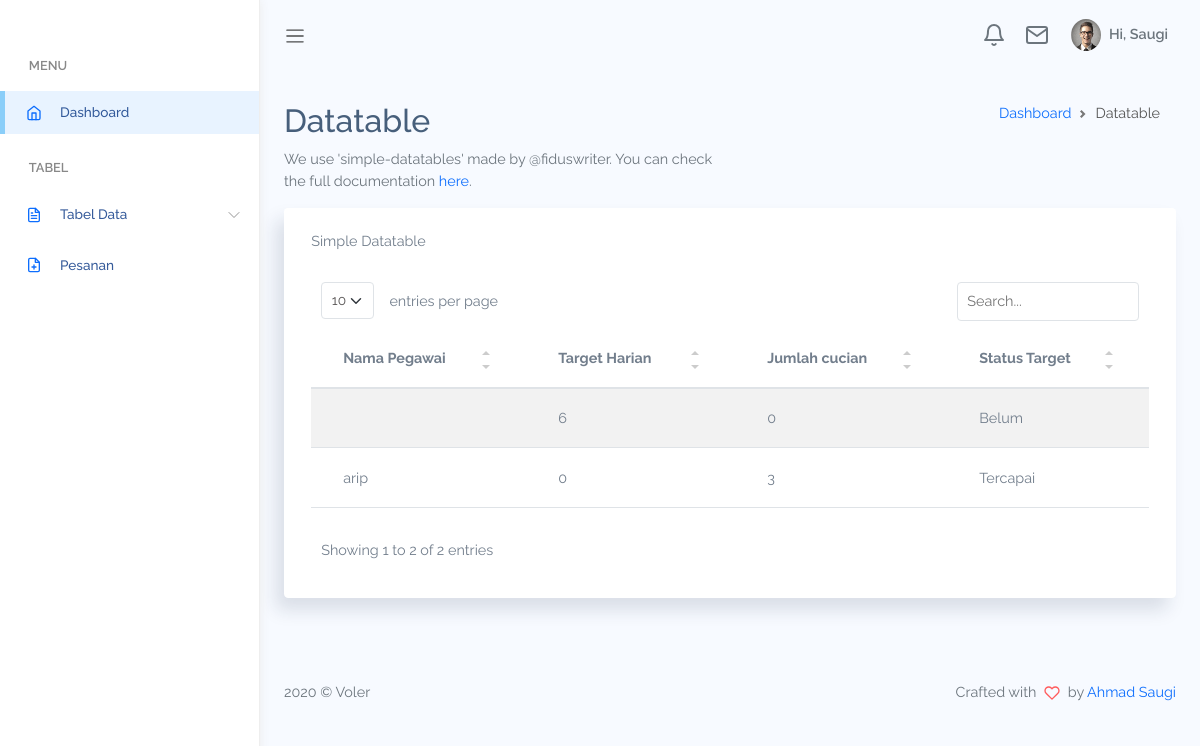
/voler-master/docs/statistik.php, run on the app's committed database.
### tables this page shows
CREATE TABLE `user_login` (
  `id_user` int(22) NOT NULL,
  `nama` varchar(255) NOT NULL,
  `alamat` varchar(500) NOT NULL,
  `no_hp` varchar(20) NOT NULL,
  `username` varchar(255) NOT NULL,
  `password` varchar(255) NOT NULL,
  `level_user` varchar(25) NOT NULL,
  `target_harian` int(11) NOT NULL,
  `jumlah_cucian` int(11) NOT NULL,
  `status_target` varchar(255) NOT NULL,
  `total_cucian` int(11) NOT NULL,
  `lat` varchar(250) DEFAULT NULL,
  `lon` varchar(250) DEFAULT NULL
);

### voler-master/docs/statistik.php (the view, shortened to what this page needs)
<?php
include(__DIR__ . '/../../include/Connection.php');
?>
<!DOCTYPE html>
<html lang="en">
<head>
    <link rel="stylesheet" href="assets/css/bootstrap.css">
<link rel="stylesheet" href="assets/vendors/simple-datatables/style.css">
    <link rel="stylesheet" href="assets/vendors/perfect-scrollbar/perfect-scrollbar.css">
    <link rel="stylesheet" href="assets/css/app.css">
</head>
<body>
    <div id="app">
        <div id="sidebar" class='active'>
            <div class="sidebar-wrapper active">
    <div class="sidebar-menu">
        <ul class="menu">
                <li class='sidebar-title'>Menu</li>
                <li class="sidebar-item active ">
                    <a href="index.php" class='sidebar-link'>
                        <i data-feather="home" width="20"></i>
                        <span>Dashboard</span>
                    </a>
                </li>
                <li class='sidebar-title'>Tabel</li>
                <li class="sidebar-item  has-sub">
                    <a href="#" class='sidebar-link'>
                        <i data-feather="file-text" width="20"></i>
                        <span>Tabel Data</span>
                    </a>
                <li class="sidebar-item  ">
                    <a href="pesanan.php" class='sidebar-link'>
                        <i data-feather="file-plus" width="20"></i>
                        <span>Pesanan</span>
                    </a>
                </li>
    </div>
</div>
        <div id="main">
            <nav class="navbar navbar-header navbar-expand navbar-light">
                <a class="sidebar-toggler" href="#"><span class="navbar-toggler-icon"></span></a>
                <div class="collapse navbar-collapse" id="navbarSupportedContent">
                    <ul class="navbar-nav d-flex align-items-center navbar-light ml-auto">
                        <li class="dropdown nav-icon">
                            <a href="#" data-toggle="dropdown" class="nav-link  dropdown-toggle nav-link-lg nav-link-user">
                                <div class="d-lg-inline-block">
                                    <i data-feather="bell"></i>
                                </div>
                            </a>
                        </li>
                        <li class="dropdown nav-icon mr-2">
                            <a href="#" data-toggle="dropdown" class="nav-link  dropdown-toggle nav-link-lg nav-link-user">
                                <div class="d-lg-inline-block">
                                    <i data-feather="mail"></i>
                                </div>
                            </a>
                        </li>
                        <li class="dropdown">
                            <a href="#" data-toggle="dropdown" class="nav-link dropdown-toggle nav-link-lg nav-link-user">
                                <div class="avatar mr-1">
                                    <img src="assets/images/avatar/avatar-s-1.png" alt="" srcset="">
                                </div>
                                <div class="d-none d-md-block d-lg-inline-block">Hi, Saugi</div>
                            </a>
                        </li>
                    </ul>
                </div>
            </nav>
<div class="main-content container-fluid">
    <div class="page-title">
        <div class="row">
            <div class="col-12 col-md-6 order-md-1 order-last">
                <h3>Datatable</h3>
                <p class="text-subtitle text-muted">We use 'simple-datatables' made by @fiduswriter. You can check the full documentation <a href="https://github.com/fiduswriter/Simple-DataTables/wiki">here</a>.</p>
            </div>
            <div class="col-12 col-md-6 order-md-2 order-first">
                <nav aria-label="breadcrumb" class='breadcrumb-header'>
                    <ol class="breadcrumb">
                        <li class="breadcrumb-item"><a href="index.php">Dashboard</a></li>
                        <li class="breadcrumb-item active" aria-current="page">Datatable</li>
                    </ol>
                </nav>
            </div>
        </div>
    </div>
    <section class="section">
        <div class="card">
            <div class="card-header">
                Simple Datatable
            </div>
            <div class="card-body">
                <table class='table table-striped' id="table1">
                    <thead>
                        <tr>
                            <th>Nama Pegawai</th>
                            <th>Target Harian</th>
                            <th>Jumlah cucian</th>
                            <th>Status Target</th>
                        </tr>
                    </thead>
                    <tbody>
                    <?php
                $sql="SELECT * FROM user_login WHERE level_user = 'pegawai'";
                $result = $db->query($sql);
                if ($result->num_rows > 0) {
                  while ($row = $result->fetch_assoc()) {
                    $sql2="SELECT COUNT(*) as count FROM pesanan WHERE nama_pegawai = '$row[nama]'";
                    $result2 = $db->query($sql2);
                    $row2 = $result2->fetch_assoc();
                    $count = $row2['count'];
                    $statusTargetTercapai = null;
                    if($count > $row['target_harian']) {
                        $statusTargetTercapai = 'Tercapai';
                    }else{
                        $statusTargetTercapai = 'Belum';
                    }
                    echo "<tr>";
                    echo "<td>" . $row["nama"] . "</td>";
                    echo "<td>" . $row["target_harian"] . "</td>";
                    echo "<td>" . $count . "</td>";
                    echo "<td>" . $statusTargetTercapai . "</td>";
                    }
                    echo "</tr>";
                  }
                ?>
                    </tbody>
                </table>
            </div>
        </div>
    </section>
</div>
            <footer>
                <div class="footer clearfix mb-0 text-muted">
                    <div class="float-left">
                        <p>2020 &copy; Voler</p>
                    </div>
                    <div class="float-right">
                        <p>Crafted with <span class='text-danger'><i data-feather="heart"></i></span> by <a href="http://ahmadsaugi.com">Ahmad Saugi</a></p>
                    </div>
                </div>
            </footer>
        </div>
    </div>
</body>
</html>

### voler-master/docs/assets/css/app.css (style rules this page uses)
* { font-family: "Raleway"; }
#app { position: relative; }
#main { margin-left: 260px; background-color: #F7FAFF; min-height: 100vh; transition: margin-left 0.6s ease-out; }
#main .main-content { padding: 2rem 1.5rem; }
#main .main-content .page-title h3 { font-size: 2rem; }
#main .main-content .text-subtitle { font-size: 0.9rem; }
.breadcrumb-header .breadcrumb { justify-content: flex-end; }
a { text-decoration: none; outline: 0; }
svg.feather, i { font-size: 14px; height: 1rem; }
footer { padding: 1rem 1.5rem; }
.avatar { display: inline-flex; border-radius: 50%; text-align: center; vertical-align: middle; position: relative; }
.avatar img { width: 32px; height: 32px; border-radius: 50%; }
.dropdown-toggle:after { color: #fff; }
#sidebar.active .sidebar-wrapper { left: 0; }
.sidebar-wrapper { width: 260px; height: 100vh; position: fixed; top: 0; z-index: 10; background-color: #fff; bottom: 0; border-right: 1px solid #eee; box-shadow: 0 0 10px #ececec; left: -260px; transition: left 0.6s ease-out; }
.sidebar-wrapper .menu { padding-left: 0; margin-top: 2rem; }
.sidebar-wrapper .menu .sidebar-title { padding: 1.5rem 1.8rem 0.5rem; font-size: 0.8rem; font-weight: 600; color: #888; text-transform: uppercase; }
.sidebar-wrapper .menu .sidebar-link { display: block; padding: 0.7rem 1.5rem; font-size: 0.85rem; display: flex; align-items: center; transition: all 0.5s; }
.sidebar-wrapper .menu .sidebar-link > span { color: #053382; font-weight: 500; margin-left: 1rem; opacity: 0.8; }
.sidebar-wrapper .menu .sidebar-item { list-style: none; margin-top: 0.5rem; position: relative; }
.sidebar-wrapper .menu .sidebar-item.has-sub .sidebar-link:after { position: absolute; color: #ccc; right: 15px; top: 12px; display: block; }
.sidebar-wrapper .menu .sidebar-item.active .sidebar-link { background-color: #e8f3ff; }
.sidebar-wrapper .menu .sidebar-item.active .sidebar-link:before { content: ""; position: absolute; left: 0; height: 100%; top: 0; bottom: 0; background-color: rgba(46, 170, 244, 0.5); width: 5px; }
.card { box-shadow: -8px 12px 18px 0 rgba(25, 42, 70, 0.13); margin-bottom: 2.2rem; }
.card .card-header { border: none; }
.card .card-header ~ .card-body { padding-top: 0; }
.card .card-body { padding: 1.4rem 1.7rem; }
.navbar { height: 70px; padding: 1.5rem; }
.navbar .nav-link-user img { width: 30px; }
.navbar.navbar-header li { display: flex; align-items: center; }
.navbar.navbar-header li.nav-icon { margin-right: 0.4rem; }
.navbar.navbar-header li.nav-icon .nav-link { display: block; padding: 0.4rem; border-radius: 50%; }
.navbar.navbar-header .dropdown > a { color: #6c757d; font-weight: 600; }
.navbar.navbar-header .dropdown > a svg { height: 24px; width: 24px; }
.navbar.navbar-header .dropdown > a:after { display: none; }
.table td, .dataTable-table td, .table thead th, .dataTable-table thead th { vertical-align: middle; }
.table thead th, .dataTable-table thead th { border-bottom: 2px solid #475F7B; }

### data on the page
user_login: target_harian "6", count "0", statusTargetTercapai "Belum"
user_login: nama "arip", target_harian "0", count "3", statusTargetTercapai "Tercapai"
